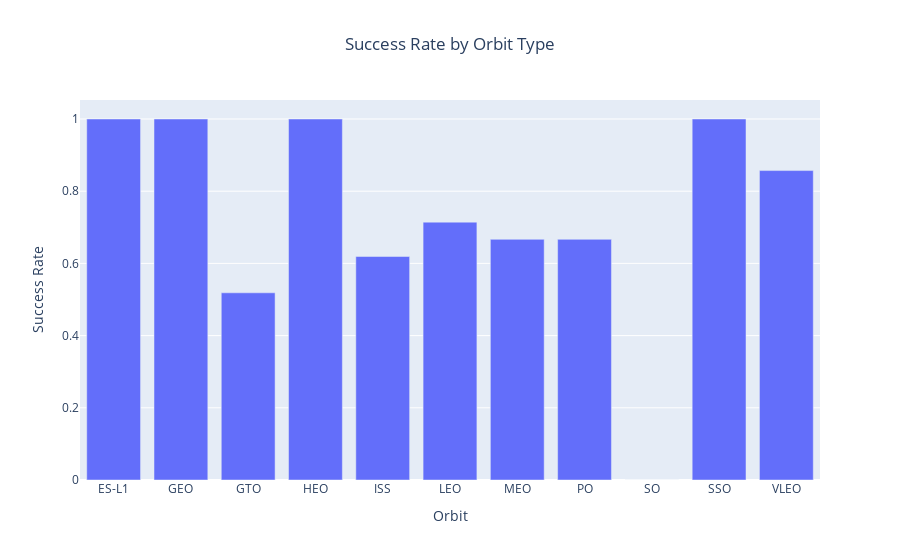

Write notebook code for a chart like this one.
### Code cell
import plotly.express as px
orbit_success_rate = df.groupby('Orbit')['Class'].mean().reset_index()

fig = px.bar(orbit_success_rate,
             x = 'Orbit',
             y = 'Class',
             title = "Success Rate by Orbit Type",
             labels = {'Class': 'Success Rate'}
            )
fig.update_layout(title_x = 0.5)
fig.show()

### Figure 1 — Plotly figure (JSON) as saved in the notebook; plotly's stock layout.template omitted (floating-point values rounded to 4 significant figures)
{"data": [{"alignmentgroup": "True", "hovertemplate": "Orbit=%{x}<br>Success Rate=%{y}<extra></extra>", "legendgroup": "", "marker": {"color": "#636efa", "pattern": {"shape": ""}}, "name": "", "offsetgroup": "", "orientation": "v", "showlegend": false, "textposition": "auto", "type": "bar", "x": ["ES-L1", "GEO", "GTO", "HEO", "ISS", "LEO", "MEO", "PO", "SO", "SSO", "VLEO"], "xaxis": "x", "y": [1, 1, 0.5185, 1, 0.619, 0.7143, 0.6667, 0.6667, 0, 1, 0.8571], "yaxis": "y"}], "layout": {"autosize": true, "barmode": "relative", "legend": {"tracegroupgap": 0}, "title": {"text": "Success Rate by Orbit Type", "x": 0.5}, "xaxis": {"anchor": "y", "autorange": true, "domain": [0, 1], "range": [-0.5, 10.5], "title": {"text": "Orbit"}, "type": "category"}, "yaxis": {"anchor": "x", "autorange": true, "domain": [0, 1], "range": [0, 1.053], "title": {"text": "Success Rate"}, "type": "linear"}}}
